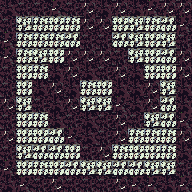

The image is a tile-based game level rendered from a .tmx file. Its description and complete source (layers, tilesets, objects, tile grids) follow:
An orthogonal 12x12 tile map with 16x16 px tiles, 1 tile layer (tile) and 20 objects.

<map version="1.0" tiledversion="1.1.2" orientation="orthogonal" renderorder="right-down" width="12" height="12" tilewidth="16" tileheight="16" infinite="0" nextobjectid="59">
 <tileset firstgid="1" source="tileset.tsx" />
 <layer name="tile" width="12" height="12">
  <data encoding="csv">
40,41,41,39,41,38,40,38,40,39,38,38,
41,37,35,34,35,38,38,34,37,35,36,39,
39,35,35,35,36,41,41,36,37,34,37,41,
39,35,37,34,38,38,38,41,37,34,36,38,
41,34,35,40,38,40,41,38,40,34,34,38,
41,34,40,38,40,35,34,40,40,38,37,40,
38,37,41,40,38,37,37,39,40,38,36,40,
41,34,35,40,41,40,41,38,41,37,36,39,
38,34,34,36,39,40,41,38,35,35,35,38,
41,37,36,36,34,41,38,35,34,34,35,40,
39,34,35,34,36,37,37,36,36,37,37,41,
40,39,41,38,41,41,41,38,39,39,40,39
</data>
 </layer>
 <objectgroup name="item">
  <object id="56" gid="216" x="112" y="96" width="16" height="16">
   <properties>
    <property name="probability" value="10" />
   </properties>
  </object>
  <object id="57" gid="217" x="112" y="112" width="16" height="16">
   <properties>
    <property name="probability" value="10" />
   </properties>
  </object>
  <object id="58" gid="212" x="80" y="128" width="16" height="16">
   <properties>
    <property name="probability" value="10" />
   </properties>
  </object>
 </objectgroup>
 <objectgroup name="furniture">
  <object id="39" gid="10" x="80" y="32" width="16" height="16" />
  <object id="40" gid="10" x="96" y="32" width="16" height="16" />
  <object id="41" gid="52" x="32" y="96" width="16" height="16" />
  <object id="42" gid="52" x="32" y="112" width="16" height="16" />
  <object id="43" gid="52" x="80" y="160" width="16" height="16" />
  <object id="44" gid="52" x="96" y="160" width="16" height="16" />
  <object id="45" gid="52" x="144" y="96" width="16" height="16" />
  <object id="46" gid="52" x="144" y="112" width="16" height="16" />
  <object id="47" gid="69" x="48" y="80" width="16" height="16" />
  <object id="48" gid="69" x="64" y="64" width="16" height="16" />
  <object id="49" gid="69" x="128" y="128" width="16" height="16" />
  <object id="50" gid="70" x="80" y="128" width="16" height="16" />
  <object id="51" gid="29" x="128" y="80" width="16" height="16" />
  <object id="52" gid="29" x="112" y="64" width="16" height="16" />
  <object id="53" gid="72" x="112" y="96" width="16" height="16" />
  <object id="54" gid="72" x="112" y="112" width="16" height="16" />
  <object id="55" gid="29" x="48" y="128" width="16" height="16" />
 </objectgroup>
 <objectgroup name="description" />
</map>
